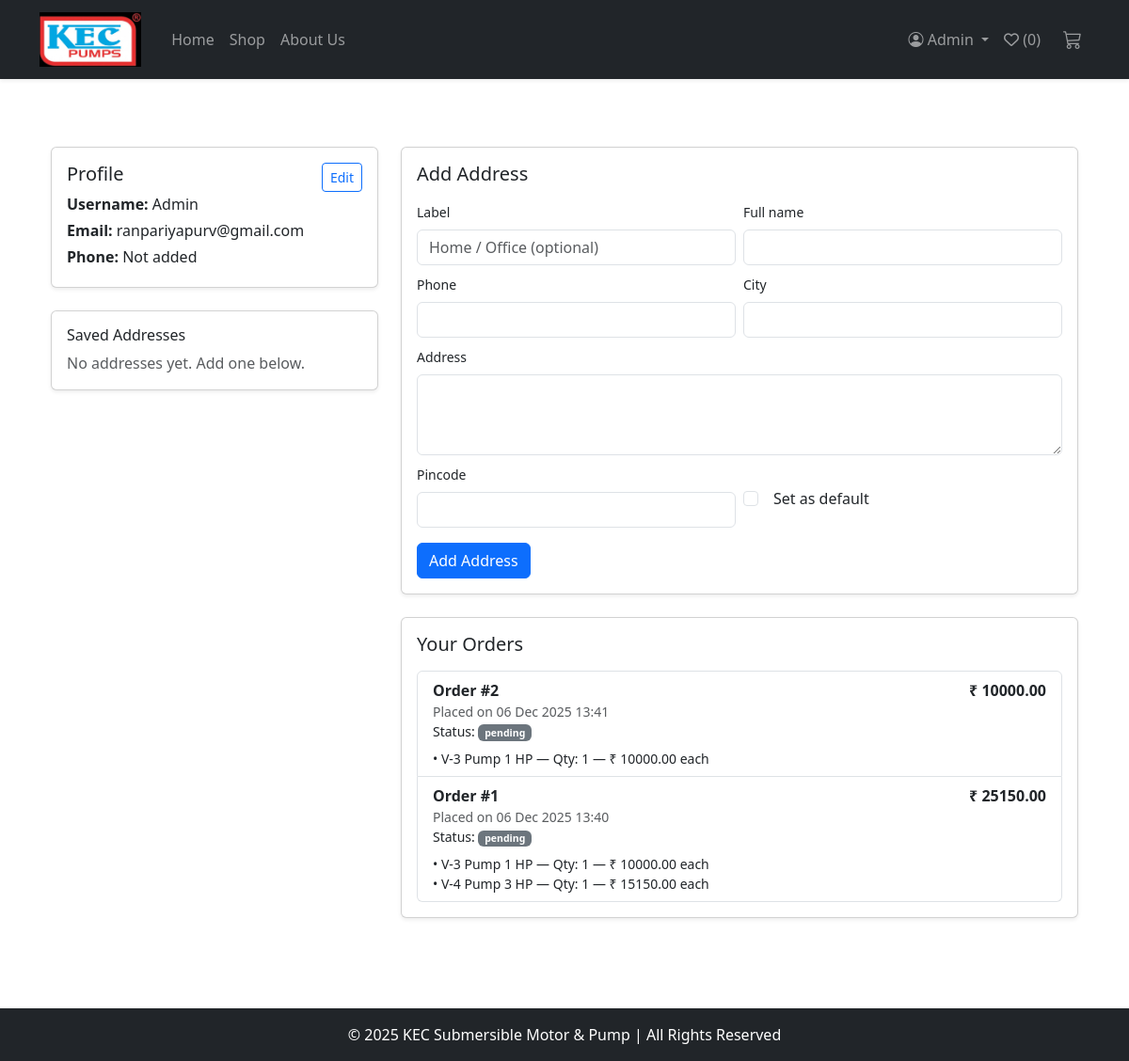
The app's page /profile/ (signed in), older data.
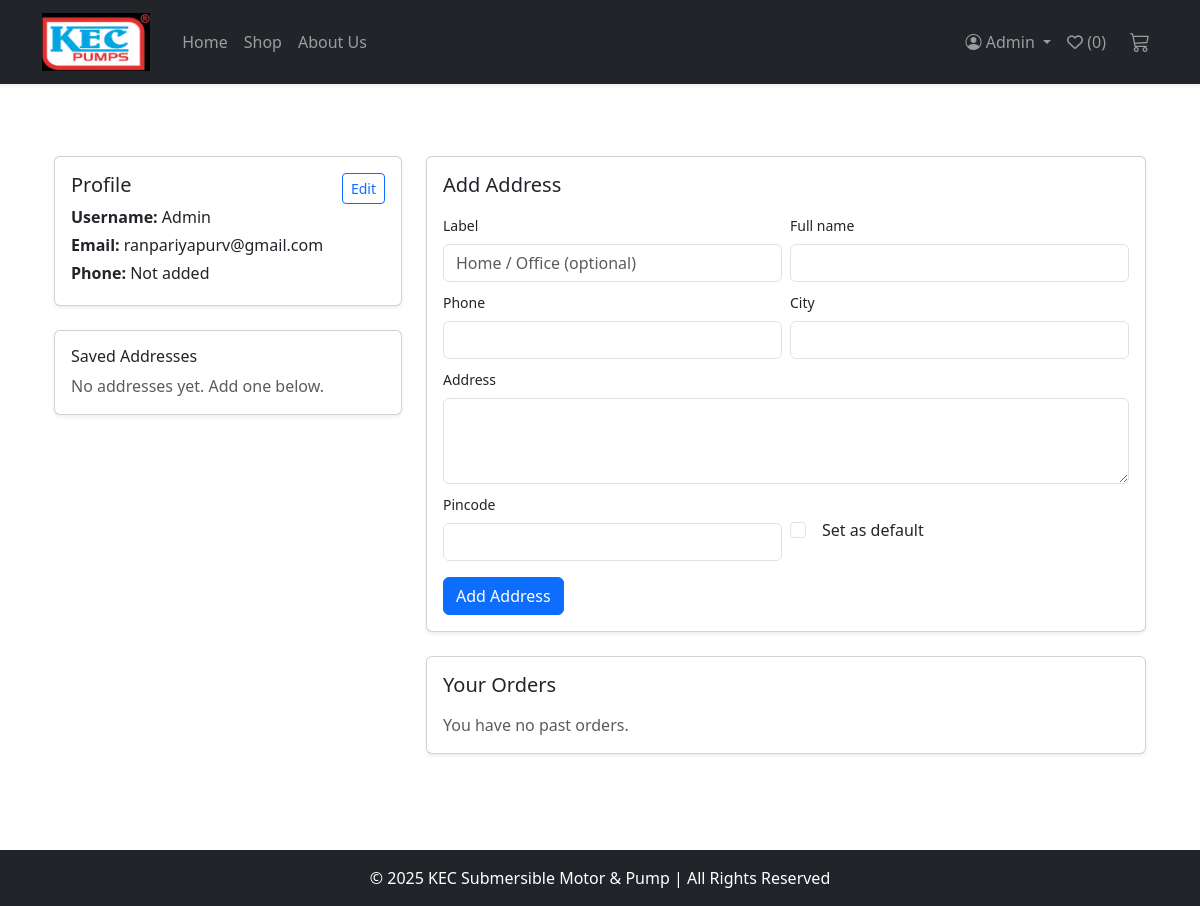
The same page, newer data.
### store/models.py (models this page shows, shortened)
class Order(models.Model):
    STATUS_CHOICES = (
        ('pending', 'Pending'),
        ('processing', 'Processing'),
        ('shipped', 'Shipped'),
        ('completed', 'Completed'),
        ('cancelled', 'Cancelled'),
    )
    PAYMENT_STATUS = (
        ('pending', 'Pending'),
        ('paid', 'Paid'),
        ('failed', 'Failed'),
    )
    PAYMENT_METHOD = (
        ('cod', 'Cash On Delivery'),
        ('razorpay', 'Razorpay'),
    )
    user = models.ForeignKey(User, on_delete=models.SET_NULL, null=True, blank=True)
    full_name = models.CharField(max_length=200)
    email = models.EmailField()
    phone = models.CharField(max_length=15)
    address = models.TextField()
    city = models.CharField(max_length=100)
    pincode = models.CharField(max_length=10)
    notes = models.TextField(blank=True, null=True)
    status = models.CharField(max_length=20, choices=STATUS_CHOICES, default='pending')
    payment_method = models.CharField(max_length=20, choices=PAYMENT_METHOD, null=True,blank=True)
    payment_status = models.CharField(max_length=20, choices=PAYMENT_STATUS, default='pending')
    razorpay_order_id = models.CharField(max_length=100, blank=True, null=True)
    razorpay_payment_id = models.CharField(max_length=100, blank=True, null=True)
    razorpay_signature = models.CharField(max_length=200, blank=True, null=True)
    created_at = models.DateTimeField(auto_now_add=True)
    @property
    def total_amount(self):
        return sum(item.subtotal for item in self.items.all())

class OrderItem(models.Model):
    order = models.ForeignKey(Order, on_delete=models.CASCADE, related_name="items")
    product = models.ForeignKey(Product, on_delete=models.SET_NULL, null=True)
    quantity = models.PositiveIntegerField(default=1)
    price = models.DecimalField(max_digits=10, decimal_places=2)
    @property
    def subtotal(self):
        return self.quantity * self.price

class Product(models.Model):
    category = models.ForeignKey(Category, on_delete=models.CASCADE, related_name="products")
    name = models.CharField(max_length=200)
    slug = models.SlugField(unique=True)
    model_number = models.CharField(max_length=100, blank=True, null=True)
    description = models.TextField(blank=True)
    image = models.ImageField(upload_to='products/', blank=True, null=True)
    price = models.DecimalField(max_digits=10, decimal_places=2)
    stock = models.PositiveIntegerField(default=0)
    is_available = models.BooleanField(default=True)
    motor_power_hp = models.DecimalField(
        max_digits=4, decimal_places=2, null=True, blank=True
    )
    max_head_m = models.PositiveIntegerField(null=True, blank=True)
    max_flow_lpm = models.PositiveIntegerField(null=True, blank=True)
    max_depth_ft = models.PositiveIntegerField(null=True, blank=True)
    phase = models.CharField(
        max_length=10,
        choices=[('single', 'Single Phase'), ('three', 'Three Phase')],
        null=True, blank=True
    )
    usage_type = models.CharField(
        max_length=20,
        choices=[
            ('domestic', 'Domestic'),
            ('agriculture', 'Agriculture'),
            ('industrial', 'Industrial')
        ],
        null=True, blank=True
    )

### store/views.py (the view)
# urls.py: path('profile/', views.profile_view, name='profile'),
@login_required
def profile_view(request):
    user = request.user
    email = user.email
    addresses = user.addresses.all()
    orders = Order.objects.filter(user=user).order_by('-created_at')
    add_form = AddressForm()
    context = {
        'email': email,
        'addresses': addresses,
        'orders': orders,
        'add_form': add_form,
    }
    return render(request, 'store/profile.html', context)

### store/forms.py
class AddressForm(forms.ModelForm):
    class Meta:
        model = Address
        fields = ['label', 'full_name', 'phone', 'address_line', 'city', 'pincode', 'is_default']
        widgets = {
            'label': forms.TextInput(attrs={'class': 'form-control', 'placeholder': 'Home / Office (optional)'}),
            'full_name': forms.TextInput(attrs={'class': 'form-control'}),
            'phone': forms.TextInput(attrs={'class': 'form-control'}),
            'address_line': forms.Textarea(attrs={'class': 'form-control', 'rows': 3}),
            'city': forms.TextInput(attrs={'class': 'form-control'}),
            'pincode': forms.TextInput(attrs={'class': 'form-control'}),
            'is_default': forms.CheckboxInput(attrs={'class': 'form-check-input'}),
        }

### store/context_processors.py (called while the page is built)
def wishlist_count(request):
    if request.user.is_authenticated:
        count = Wishlist.objects.filter(user=request.user).count()
    else:
        count = 0
    return {'wishlist_count': count}

### store/templates/store/profile.html (shortened to what this page needs)
{% extends 'store/base.html' %}
{% block content %}
<div class="container py-5">
  <div class="row g-4">
    <div class="col-md-4">
      <div class="card mb-4 shadow-sm">
        <div class="card-body d-flex justify-content-between align-items-start">
          <div>
            <h5 class="mb-2">Profile</h5>
            <p class="mb-1"><strong>Username:</strong> {{ request.user.username }}</p>
            <p class="mb-1"><strong>Email:</strong> {{ email }}</p>
            <p class="mb-1"><strong>Phone:</strong>
              {% with first_addr=request.user.addresses.first %}
                {% if first_addr %}
                  {{ first_addr.phone }}
                {% else %}
                  Not added
                {% endif %}
              {% endwith %}
            </p>
          </div>
          <div>
            <a href="{% url 'store:edit_profile' %}" class="btn btn-sm btn-outline-primary">Edit</a>
          </div>
        </div>
      </div>
      <div class="card mb-4 shadow-sm">
        <div class="card-body">
          <div class="d-flex justify-content-between align-items-center mb-2">
            <h6 class="mb-0">Saved Addresses</h6>
          </div>
          {% if addresses %}
            <ul class="list-group">
              {% for a in addresses %}
                <li class="list-group-item d-flex justify-content-between align-items-start">
                  <div>
                    <strong>{{ a.label|default:"Address" }}</strong>
                    {% if a.is_default %} <span class="badge bg-success ms-2">Default</span> {% endif %}
                    <div class="small text-muted">{{ a.full_name }} • {{ a.phone }}</div>
                    <div class="small">{{ a.address_line }}</div>
                    <div class="small">{{ a.city }} - {{ a.pincode }}</div>
                  </div>
                  <div class="ms-3 d-flex flex-column align-items-end">
                    <a href="{% url 'store:edit_address' a.id %}" class="btn btn-sm btn-outline-secondary mb-2">Edit</a>
                    {% if not a.is_default %}
                      <form method="post" action="{% url 'store:set_default_address' a.id %}">
                        {% csrf_token %}
                        <button type="submit" class="btn btn-sm btn-outline-success">Set as default</button>
                      </form>
                    {% else %}
                      <span class="badge bg-success">Default</span>
                    {% endif %}
                  </div>
                </li>
              {% endfor %}
            </ul>
          {% else %}
            <p class="text-muted mb-0">No addresses yet. Add one below.</p>
          {% endif %}
        </div>
      </div>
    </div>
    <div class="col-md-8">
      <div class="card mb-4 shadow-sm">
        <div class="card-body">
          <h5 class="mb-3">Add Address</h5>
          <form method="post" action="{% url 'store:add_address' %}">
            <div class="row g-2">
              <div class="col-md-6">
                <label class="form-label small">Label</label>
                {{ add_form.label }}
              </div>
              <div class="col-md-6">
                <label class="form-label small">Full name</label>
                {{ add_form.full_name }}
              </div>
              <div class="col-md-6">
                <label class="form-label small">Phone</label>
                {{ add_form.phone }}
              </div>
              <div class="col-md-6">
                <label class="form-label small">City</label>
                {{ add_form.city }}
              </div>
              <div class="col-12">
                <label class="form-label small">Address</label>
                {{ add_form.address_line }}
              </div>
              <div class="col-md-6">
                <label class="form-label small">Pincode</label>
                {{ add_form.pincode }}
              </div>
              <div class="col-md-6 d-flex align-items-center">
                <div class="form-check mt-2">
                  {{ add_form.is_default }} <label class="form-check-label ms-2">Set as default</label>
                </div>
              </div>
              <div class="col-12 mt-3">
                <button class="btn btn-primary" type="submit">Add Address</button>
              </div>
            </div>
          </form>
        </div>
      </div>
      <div class="card shadow-sm">
        <div class="card-body">
          <h5 class="mb-3">Your Orders</h5>
          {% if orders %}
            <div class="list-group">
              {% for order in orders %}
                <div class="list-group-item">
                  <div class="d-flex justify-content-between align-items-start">
                    <div>
                      <strong>Order #{{ order.id }}</strong>
                      <div class="small text-muted">Placed on {{ order.created_at|date:"d M Y H:i" }}</div>
                      <div class="small">Status: <span class="badge bg-secondary">{{ order.status }}</span></div>
                    </div>
                    <div class="text-end">
                      <div class="fw-bold">₹ {{ order.total_amount }}</div>
                    </div>
                  </div>
                  <div class="mt-2">
                    {% for it in order.items.all %}
                      <div class="small">
                        • {{ it.product.name }} — Qty: {{ it.quantity }} — ₹ {{ it.price }} each
                      </div>
                    {% endfor %}
                  </div>
                </div>
              {% endfor %}
            </div>
          {% else %}
            <p class="text-muted mb-0">You have no past orders.</p>
          {% endif %}
        </div>
      </div>
    </div>
  </div>
</div>
{% endblock %}

### store/templates/store/base.html (shortened to what this page needs)
<!DOCTYPE html>
<html lang="en">
<head>
    {% load static %}
    <link href="https://cdn.jsdelivr.net/npm/bootstrap@5.3.2/dist/css/bootstrap.min.css" rel="stylesheet">
    <link rel="stylesheet" href="{% static 'store/css/style.css' %}">
    <link rel="stylesheet" href="https://cdn.jsdelivr.net/npm/bootstrap-icons@1.11.1/font/bootstrap-icons.css">
    <link rel="stylesheet" href="https://cdnjs.cloudflare.com/ajax/libs/font-awesome/6.5.1/css/all.min.css">
</head>
<body>
{% load static %}
<nav class="navbar navbar-expand-lg navbar-dark bg-dark shadow-sm">
  <div class="container">
    <a class="navbar-brand d-flex align-items-center" href="{% url 'store:home' %}">
      <img src="{% static 'store/images/KEC_logo.jpg' %}" alt="KEC Logo"
           style="height:58px; width:auto; object-fit:contain;" class="me-2">
    </a>
    <div class="collapse navbar-collapse" id="kecNavbar">
      <ul class="navbar-nav me-auto mb-2 mb-lg-0">
        <li class="nav-item">
          <a class="nav-link {% if request.path == '/' %}active{% endif %}" href="{% url 'store:home' %}">Home</a>
        </li>
        <li class="nav-item">
          {% if request.path == '/shop/' or request.path|slice:"0:6" == '/shop/' %}
            <a class="nav-link active" href="{% url 'store:shop' %}">Shop</a>
          {% else %}
            <a class="nav-link" href="{% url 'store:shop' %}">Shop</a>
          {% endif %}
        </li>
        <li class="nav-item">
          <a class="nav-link" href="#">About Us</a>
        </li>
      </ul>
      <ul class="navbar-nav ms-auto mb-2 mb-lg-0 align-items-center">
        {% if user.is_authenticated %}
          <li class="nav-item dropdown">
            <a class="nav-link dropdown-toggle" href="#" id="userDropdown" role="button" data-bs-toggle="dropdown" aria-expanded="false">
              <i class="bi bi-person-circle"></i> {{ user.username }}
            </a>
          </li>
          <a href="{% url 'store:wishlist' %}" class="nav-link">
              <i class="far fa-heart"></i>
              {% if user.is_authenticated %}
                  (<span id="wishlist-count">{{ wishlist_count }}</span>)
              {% endif %}
          </a>
        {% endif %}
        <li class="nav-item ms-2">
          <a class="nav-link position-relative" href="{% url 'store:cart_detail' %}" title="View cart">
            <i class="bi bi-cart3 fs-5"></i>
          </a>
        </li>
      </ul>
    </div>
  </div>
</nav>
<div class="container mt-4">
    {% block content %}{% endblock %}
</div>
<footer class="bg-dark text-white text-center p-3 mt-5">
    <p class="mb-0">© 2025 KEC Submersible Motor & Pump | All Rights Reserved</p>
</footer>
</body>
</html>

### store/static/store/css/style.css (style rules this page uses)
.navbar-brand img { max-height: 60px; width: auto; object-fit: contain; }

Row changes from the older to the newer data that the page shows:
removed Order: id "2", created_at "06 Dec 2025 13:41", status "pending", total_amount "10000.00"
removed OrderItem: product.name "V-3 Pump 1 HP", quantity "1", price "10000.00", shown under "2"
removed Order: id "1", created_at "06 Dec 2025 13:40", status "pending", total_amount "25150.00"
removed OrderItem: product.name "V-3 Pump 1 HP", quantity "1", price "10000.00"
removed OrderItem: product.name "V-4 Pump 3 HP", quantity "1", price "15150.00"
Text that changed along with them:
text now shown: "You have no past orders."
